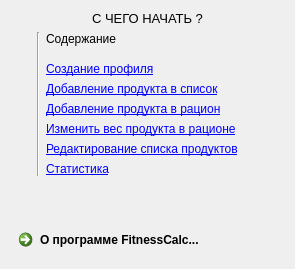
      <widget class="QWidget" name="pageHelp">
       <layout class="QGridLayout" name="gridLayout_3">
        <item row="4" column="0">
         <layout class="QHBoxLayout" name="buttonLayout_3">
          <item>
           <widget class="QCommandLinkButton" name="commandLinkButtonAbout">
            <property name="font">
             <font>
              <family>Segoe UI</family>
             </font>
            </property>
            <property name="text">
             <string>О программе FitnessCalc...</string>
            </property>
           </widget>
          </item>
          <item>
           <spacer name="horizontalSpacer_3">
            <property name="orientation">
             <enum>Qt::Horizontal</enum>
            </property>
            <property name="sizeHint" stdset="0">
             <size>
              <width>40</width>
              <height>20</height>
             </size>
            </property>
           </spacer>
          </item>
         </layout>
        </item>
        <item row="3" column="0">
         <spacer name="verticalSpacer_3">
          <property name="orientation">
           <enum>Qt::Vertical</enum>
          </property>
          <property name="sizeHint" stdset="0">
           <size>
            <width>20</width>
            <height>40</height>
           </size>
          </property>
         </spacer>
        </item>
        <item row="0" column="0">
         <layout class="QGridLayout" name="gridLayout">
          <item row="3" column="2">
           <widget class="QLabel" name="label_41">
            <property name="text">
             <string>&lt;html&gt;&lt;head/&gt;&lt;body&gt;&lt;p&gt;&lt;a href=&quot;https://tkaczenko.wordpress.com/create-profile-ru/&quot;&gt;&lt;span style=&quot; text-decoration: underline; color:#0000ff;&quot;&gt;Создание профиля&lt;/span&gt;&lt;/a&gt;&lt;/p&gt;&lt;/body&gt;&lt;/html&gt;</string>
            </property>
            <property name="openExternalLinks">
             <bool>true</bool>
            </property>
            <property name="textInteractionFlags">
             <set>Qt::LinksAccessibleByMouse</set>
            </property>
           </widget>
          </item>
          <item row="7" column="2">
           <widget class="QLabel" name="label_45">
            <property name="text">
             <string>&lt;html&gt;&lt;head/&gt;&lt;body&gt;&lt;p&gt;&lt;a href=&quot;https://tkaczenko.wordpress.com/edit-list-of-product-ru/&quot;&gt;&lt;span style=&quot; text-decoration: underline; color:#0000ff;&quot;&gt;Редактирование списка продуктов&lt;/span&gt;&lt;/a&gt;&lt;/p&gt;&lt;/body&gt;&lt;/html&gt;</string>
            </property>
            <property name="openExternalLinks">
             <bool>true</bool>
            </property>
            <property name="textInteractionFlags">
             <set>Qt::LinksAccessibleByMouse</set>
            </property>
           </widget>
          </item>
          <item row="1" column="2">
           <widget class="QLabel" name="label_33">
            <property name="text">
             <string>Содержание</string>
            </property>
            <property name="margin">
             <number>0</number>
            </property>
           </widget>
          </item>
          <item row="1" column="1" rowspan="8">
           <widget class="Line" name="line_3">
            <property name="orientation">
             <enum>Qt::Vertical</enum>
            </property>
           </widget>
          </item>
          <item row="4" column="2">
           <widget class="QLabel" name="label_42">
            <property name="text">
             <string>&lt;html&gt;&lt;head/&gt;&lt;body&gt;&lt;p&gt;&lt;a href=&quot;https://tkaczenko.wordpress.com/add-product-ru/&quot;&gt;&lt;span style=&quot; text-decoration: underline; color:#0000ff;&quot;&gt;Добавление продукта в список&lt;/span&gt;&lt;/a&gt;&lt;/p&gt;&lt;/body&gt;&lt;/html&gt;</string>
            </property>
            <property name="openExternalLinks">
             <bool>true</bool>
            </property>
            <property name="textInteractionFlags">
             <set>Qt::LinksAccessibleByMouse</set>
            </property>
           </widget>
          </item>
          <item row="5" column="2">
           <widget class="QLabel" name="label_43">
            <property name="text">
             <string>&lt;html&gt;&lt;head/&gt;&lt;body&gt;&lt;p&gt;&lt;a href=&quot;https://tkaczenko.wordpress.com/add-to-my-diet-ru/&quot;&gt;&lt;span style=&quot; text-decoration: underline; color:#0000ff;&quot;&gt;Добавление продукта в рацион&lt;/span&gt;&lt;/a&gt;&lt;/p&gt;&lt;/body&gt;&lt;/html&gt;</string>
            </property>
            <property name="openExternalLinks">
             <bool>true</bool>
            </property>
            <property name="textInteractionFlags">
             <set>Qt::LinksAccessibleByMouse</set>
            </property>
           </widget>
          </item>
          <item row="8" column="2">
           <widget class="QLabel" name="label_46">
            <property name="text">
             <string>&lt;html&gt;&lt;head/&gt;&lt;body&gt;&lt;p&gt;&lt;a href=&quot;https://tkaczenko.wordpress.com/statistics-ru/&quot;&gt;&lt;span style=&quot; text-decoration: underline; color:#0000ff;&quot;&gt;Статистика&lt;/span&gt;&lt;/a&gt;&lt;/p&gt;&lt;/body&gt;&lt;/html&gt;</string>
            </property>
            <property name="openExternalLinks">
             <bool>true</bool>
            </property>
            <property name="textInteractionFlags">
             <set>Qt::LinksAccessibleByMouse</set>
            </property>
           </widget>
          </item>
          <item row="6" column="2">
           <widget class="QLabel" name="label_44">
            <property name="text">
             <string>&lt;html&gt;&lt;head/&gt;&lt;body&gt;&lt;p&gt;&lt;a href=&quot;https://tkaczenko.wordpress.com/edit-weight-of-my-diet-ru/&quot;&gt;&lt;span style=&quot; text-decoration: underline; color:#0000ff;&quot;&gt;Изменить вес продукта в рационе&lt;/span&gt;&lt;/a&gt;&lt;/p&gt;&lt;/body&gt;&lt;/html&gt;</string>
            </property>
            <property name="openExternalLinks">
             <bool>true</bool>
            </property>
            <property name="textInteractionFlags">
             <set>Qt::LinksAccessibleByMouse</set>
            </property>
           </widget>
          </item>
          <item row="1" column="0" rowspan="8">
           <spacer name="horizontalSpacer_2">
            <property name="orientation">
             <enum>Qt::Horizontal</enum>
            </property>
            <property name="sizeType">
             <enum>QSizePolicy::Fixed</enum>
            </property>
            <property name="sizeHint" stdset="0">
             <size>
              <width>20</width>
              <height>20</height>
             </size>
            </property>
           </spacer>
          </item>
          <item row="2" column="2">
           <spacer name="verticalSpacer_4">
            <property name="orientation">
             <enum>Qt::Vertical</enum>
            </property>
            <property name="sizeType">
             <enum>QSizePolicy::Fixed</enum>
            </property>
            <property name="sizeHint" stdset="0">
             <size>
              <width>20</width>
              <height>10</height>
             </size>
            </property>
           </spacer>
          </item>
          <item row="1" column="3" rowspan="8">
           <spacer name="horizontalSpacer_5">
            <property name="orientation">
             <enum>Qt::Horizontal</enum>
            </property>
            <property name="sizeHint" stdset="0">
             <size>
              <width>40</width>
              <height>20</height>
             </size>
            </property>
           </spacer>
          </item>
          <item row="0" column="0" colspan="4">
           <widget class="QLabel" name="label_13">
            <property name="font">
             <font>
              <pointsize>10</pointsize>
             </font>
            </property>
            <property name="text">
             <string>С ЧЕГО НАЧАТЬ ?</string>
            </property>
            <property name="alignment">
             <set>Qt::AlignCenter</set>
            </property>
           </widget>
          </item>
         </layout>
        </item>
       </layout>
      </widget>
